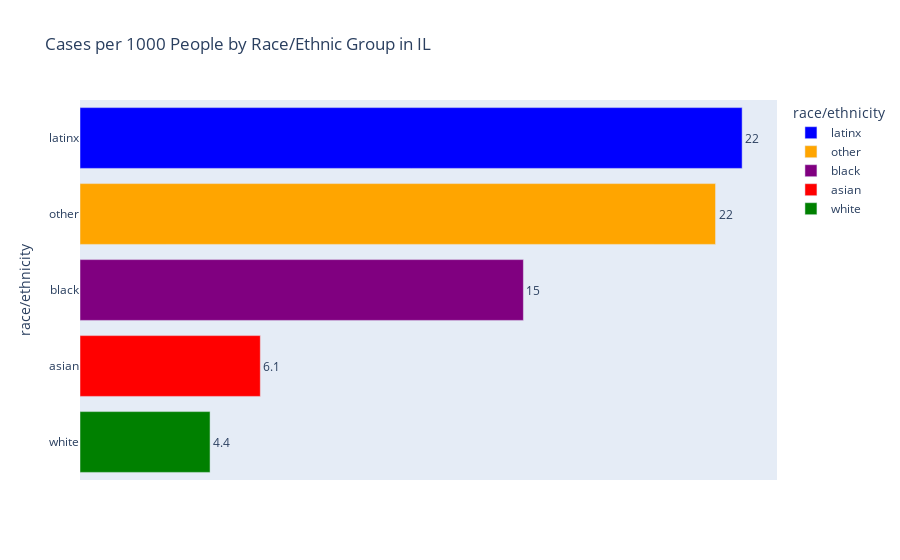

Notebook code for this chart:
### Code cell
# graph for il cases per 1000

il_cases_per1000 = deaths_cases[['race/ethnicity','cases_per1000']] 
il_cases_per1000_sort = il_cases_per1000.sort_values(by='cases_per1000', ascending = False)

import plotly.express as px
fig = px.bar(il_cases_per1000_sort, x='cases_per1000', y='race/ethnicity', color='race/ethnicity', orientation='h',color_discrete_sequence=["blue", "orange", "purple", "red", "green"],
             title="Cases per 1000 People by Race/Ethnic Group in IL", text = il_cases_per1000_sort["cases_per1000"])
fig.update_layout(xaxis={'visible': False})
fig.update_traces(texttemplate='%{text:.2s}',textposition='outside')
fig.write_image("zac files/output_files/il_cases_per1000_bar.png")
fig.show()

### Figure 1 — Plotly figure (JSON) as saved in the notebook; plotly's stock layout.template omitted (floating-point values rounded to 4 significant figures)
{"data": [{"alignmentgroup": "True", "hovertemplate": "race/ethnicity=%{y}<br>cases_per1000=%{text}<extra></extra>", "legendgroup": "latinx", "marker": {"color": "blue"}, "name": "latinx", "offsetgroup": "latinx", "orientation": "h", "showlegend": true, "text": [22.4], "textposition": "outside", "texttemplate": "%{text:.2s}", "type": "bar", "x": [22.4], "xaxis": "x", "y": ["latinx"], "yaxis": "y"}, {"alignmentgroup": "True", "hovertemplate": "race/ethnicity=%{y}<br>cases_per1000=%{text}<extra></extra>", "legendgroup": "other", "marker": {"color": "orange"}, "name": "other", "offsetgroup": "other", "orientation": "h", "showlegend": true, "text": [21.5], "textposition": "outside", "texttemplate": "%{text:.2s}", "type": "bar", "x": [21.5], "xaxis": "x", "y": ["other"], "yaxis": "y"}, {"alignmentgroup": "True", "hovertemplate": "race/ethnicity=%{y}<br>cases_per1000=%{text}<extra></extra>", "legendgroup": "black", "marker": {"color": "purple"}, "name": "black", "offsetgroup": "black", "orientation": "h", "showlegend": true, "text": [15], "textposition": "outside", "texttemplate": "%{text:.2s}", "type": "bar", "x": [15], "xaxis": "x", "y": ["black"], "yaxis": "y"}, {"alignmentgroup": "True", "hovertemplate": "race/ethnicity=%{y}<br>cases_per1000=%{text}<extra></extra>", "legendgroup": "asian", "marker": {"color": "red"}, "name": "asian", "offsetgroup": "asian", "orientation": "h", "showlegend": true, "text": [6.1], "textposition": "outside", "texttemplate": "%{text:.2s}", "type": "bar", "x": [6.1], "xaxis": "x", "y": ["asian"], "yaxis": "y"}, {"alignmentgroup": "True", "hovertemplate": "race/ethnicity=%{y}<br>cases_per1000=%{text}<extra></extra>", "legendgroup": "white", "marker": {"color": "green"}, "name": "white", "offsetgroup": "white", "orientation": "h", "showlegend": true, "text": [4.4], "textposition": "outside", "texttemplate": "%{text:.2s}", "type": "bar", "x": [4.4], "xaxis": "x", "y": ["white"], "yaxis": "y"}], "layout": {"autosize": true, "barmode": "relative", "legend": {"title": {"text": "race/ethnicity"}, "tracegroupgap": 0}, "title": {"text": "Cases per 1000 People by Race/Ethnic Group in IL"}, "xaxis": {"anchor": "y", "autorange": true, "domain": [0, 1], "range": [0, 23.58], "title": {"text": "cases_per1000"}, "type": "linear", "visible": false}, "yaxis": {"anchor": "x", "autorange": true, "categoryarray": ["white", "asian", "black", "other", "latinx"], "categoryorder": "array", "domain": [0, 1], "range": [-0.5, 4.5], "title": {"text": "race/ethnicity"}, "type": "category"}}}
